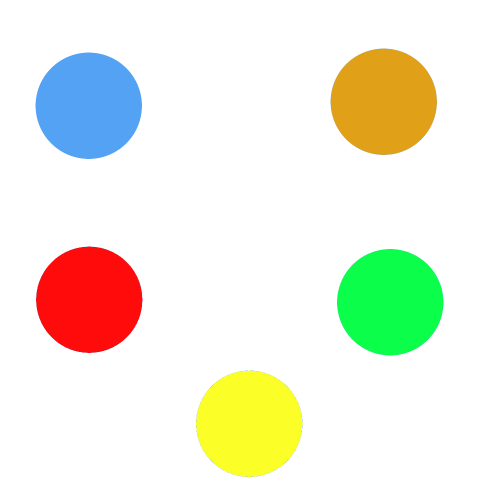
#> input picture colors.png, 1000 x 1000 px (shown at 1/2 size)
$ python colors.py   (older library calls are emulated)
#> lines starting #> are read from the running program, lines starting #| are printed output that depends on the picture; after the words box and inside, x2 and y2 are one past the last pixel; in counts of white or black regions, pixels touching at a corner belong together
#%% Import libraries
import numpy as np
import PIL.Image

#%% Load image, resize and convert to grayscale

# Set resize height
width = 200
height = 200

# Set list of mask picture names
masks = ['mask1.png', 'mask2.png']

# Set source image filename
source = 'colors.png'

# Load source image, convert to grayscale and resize
im = np.array(PIL.Image.open(source).convert('LA').resize((width, height), PIL.Image.ANTIALIAS) )[:,:,0]
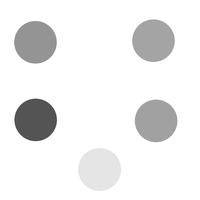
#> im: shape (200, 200); min 70, max 255, mean 237.5

results = []
for maskfile in masks:
    mask = np.array(PIL.Image.open(maskfile).convert('LA').resize((width, height), PIL.Image.ANTIALIAS))[:,:,0]
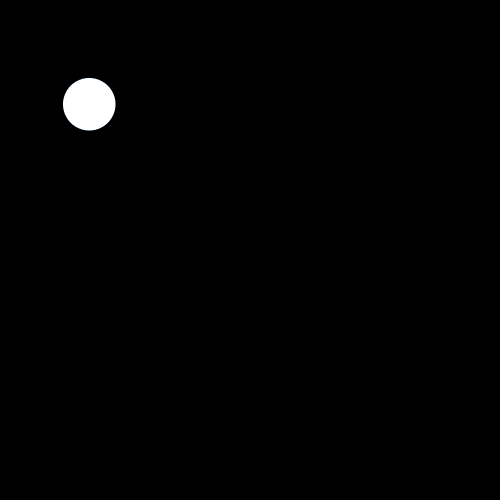
#> input picture mask1.png, 1000 x 1000 px (shown at 1/2 size)
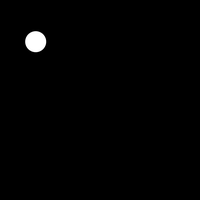
#> mask: shape (200, 200); min 0, max 255, mean 2.2
    mask[mask > 0] = 1      # Set all positive mask values to 1
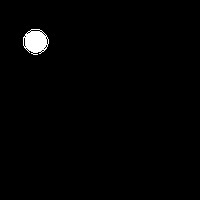
#> mask: shape (200, 200); values 0 (black) and 1 (white), 1.1% white; 1 white region, box (x1, y1, x2, y2) and area: (23, 29, 49, 55) 459
    maskeddata = im * mask  # Apply mask by multiplying arrays
    results.append(np.mean([int(i) for row in maskeddata for i in row if i != 0]))
#> pass 2 of the loop `for maskfile in masks:`:
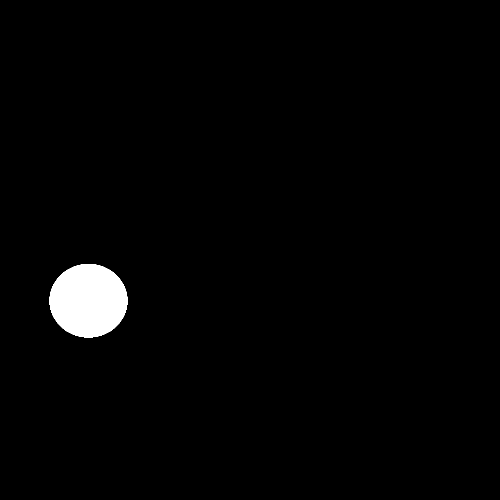
#> input picture mask2.png, 1000 x 1000 px (shown at 1/2 size)
#> `mask = np.array(PIL.Image.open(maskfile).convert('LA').resize((width, ..`:
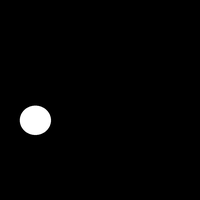
#> mask: shape (200, 200); min 0, max 255, mean 4.6
#> `mask[mask > 0] = 1`:
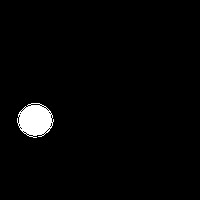
#> mask: shape (200, 200); values 0 (black) and 1 (white), 2.2% white; 1 white region, box (x1, y1, x2, y2) and area: (17, 103, 54, 138) 889


for i, result in enumerate(results):
    print("Mean value for '{}': {}".format(masks[i], result))
#> this loop made 2 passes
#> result on passes 1 to 2: 148, 84
#| Mean value for 'mask1.png': 148.0
#| Mean value for 'mask2.png': 84.0
